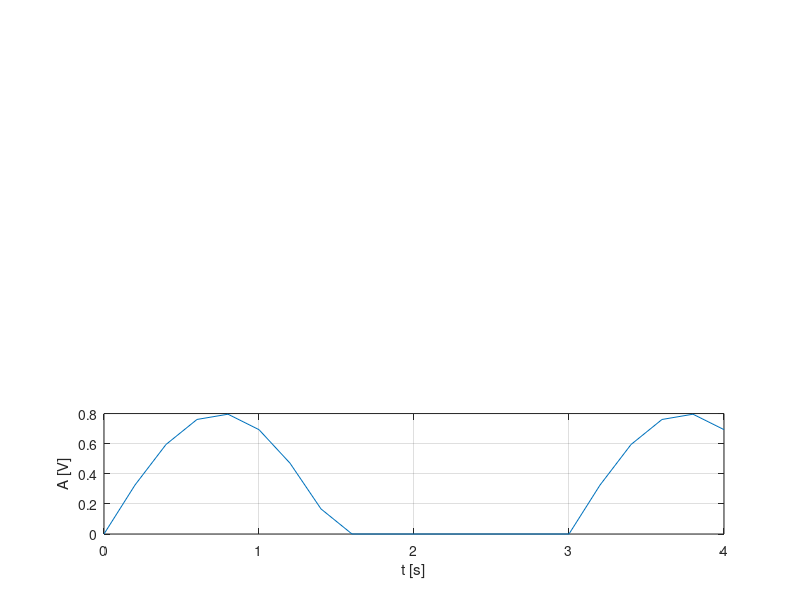

Here is the MATLAB script that generated this plot:
%2 m
t=0:0.2:4;
f=0.3333;
a=2*pi*f;
s=0.4*(sin(a*t)+abs(sin(a*t)));
subplot(3,1,3)
plot(t,s),grid,xlabel('t [s]'),ylabel('A [V]');